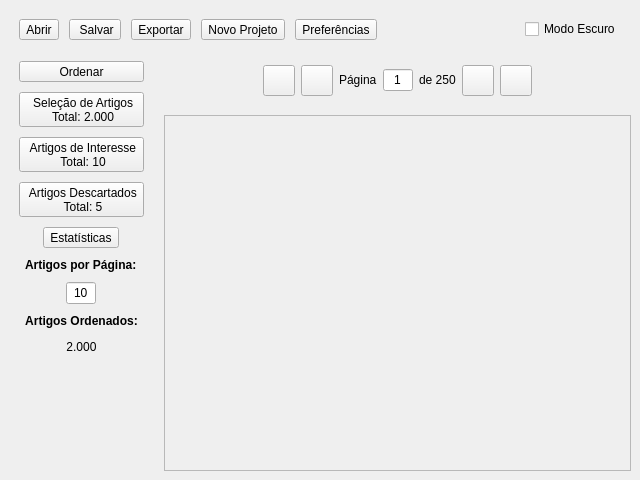
<?xml version="1.0" encoding="UTF-8"?>
<ui version="4.0">
 <class>TelaPrincipal</class>
 <widget class="QMainWindow" name="TelaPrincipal">
  <property name="geometry">
   <rect>
    <x>0</x>
    <y>0</y>
    <width>640</width>
    <height>480</height>
   </rect>
  </property>
  <property name="windowTitle">
   <string>RsPapers</string>
  </property>
  <property name="windowIcon">
   <iconset>
    <normaloff>icon.ico</normaloff>icon.ico</iconset>
  </property>
  <widget class="QWidget" name="centralwidget">
   <layout class="QVBoxLayout" name="verticalLayout_2">
    <item>
     <widget class="QFrame" name="TopButtons">
      <layout class="QHBoxLayout" name="Header">
       <property name="spacing">
        <number>10</number>
       </property>
       <property name="leftMargin">
        <number>10</number>
       </property>
       <property name="topMargin">
        <number>10</number>
       </property>
       <property name="rightMargin">
        <number>10</number>
       </property>
       <property name="bottomMargin">
        <number>10</number>
       </property>
       <item>
        <widget class="QToolButton" name="abrir">
         <property name="text">
          <string>Abrir</string>
         </property>
         <property name="icon">
          <iconset>
           <normaloff>../styles/light/abrir.png</normaloff>../styles/light/abrir.png</iconset>
         </property>
         <property name="iconSize">
          <size>
           <width>16</width>
           <height>20</height>
          </size>
         </property>
         <property name="toolButtonStyle">
          <enum>Qt::ToolButtonTextBesideIcon</enum>
         </property>
        </widget>
       </item>
       <item>
        <widget class="QToolButton" name="salvar">
         <property name="text">
          <string> Salvar</string>
         </property>
         <property name="icon">
          <iconset>
           <normaloff>../styles/light/salvar.png</normaloff>../styles/light/salvar.png</iconset>
         </property>
         <property name="iconSize">
          <size>
           <width>16</width>
           <height>20</height>
          </size>
         </property>
         <property name="toolButtonStyle">
          <enum>Qt::ToolButtonTextBesideIcon</enum>
         </property>
        </widget>
       </item>
       <item>
        <widget class="QToolButton" name="exportar">
         <property name="text">
          <string>Exportar</string>
         </property>
         <property name="icon">
          <iconset>
           <normaloff>../styles/light/exportar.png</normaloff>../styles/light/exportar.png</iconset>
         </property>
         <property name="iconSize">
          <size>
           <width>20</width>
           <height>20</height>
          </size>
         </property>
         <property name="toolButtonStyle">
          <enum>Qt::ToolButtonTextBesideIcon</enum>
         </property>
        </widget>
       </item>
       <item>
        <widget class="QToolButton" name="novo_projeto">
         <property name="text">
          <string>Novo Projeto</string>
         </property>
         <property name="icon">
          <iconset>
           <normaloff>../styles/light/novo.png</normaloff>../styles/light/novo.png</iconset>
         </property>
         <property name="iconSize">
          <size>
           <width>20</width>
           <height>20</height>
          </size>
         </property>
         <property name="toolButtonStyle">
          <enum>Qt::ToolButtonTextBesideIcon</enum>
         </property>
        </widget>
       </item>
       <item>
        <widget class="QToolButton" name="preferencias">
         <property name="autoFillBackground">
          <bool>false</bool>
         </property>
         <property name="text">
          <string>Preferências</string>
         </property>
         <property name="icon">
          <iconset>
           <normaloff>../styles/light/preferencias.png</normaloff>../styles/light/preferencias.png</iconset>
         </property>
         <property name="iconSize">
          <size>
           <width>20</width>
           <height>20</height>
          </size>
         </property>
         <property name="toolButtonStyle">
          <enum>Qt::ToolButtonTextBesideIcon</enum>
         </property>
        </widget>
       </item>
       <item>
        <spacer name="horizontalSpacer">
         <property name="orientation">
          <enum>Qt::Horizontal</enum>
         </property>
         <property name="sizeHint" stdset="0">
          <size>
           <width>40</width>
           <height>20</height>
          </size>
         </property>
        </spacer>
       </item>
       <item alignment="Qt::AlignRight">
        <widget class="QCheckBox" name="modo_escuro">
         <property name="text">
          <string>Modo Escuro</string>
         </property>
        </widget>
       </item>
      </layout>
     </widget>
    </item>
    <item>
     <layout class="QHBoxLayout" name="Section">
      <property name="spacing">
       <number>10</number>
      </property>
      <item>
       <layout class="QVBoxLayout" name="MenuLateral">
        <property name="spacing">
         <number>10</number>
        </property>
        <property name="leftMargin">
         <number>10</number>
        </property>
        <property name="topMargin">
         <number>5</number>
        </property>
        <property name="rightMargin">
         <number>10</number>
        </property>
        <property name="bottomMargin">
         <number>10</number>
        </property>
        <item>
         <widget class="QToolButton" name="ordenar">
          <property name="sizePolicy">
           <sizepolicy hsizetype="Minimum" vsizetype="Fixed">
            <horstretch>0</horstretch>
            <verstretch>0</verstretch>
           </sizepolicy>
          </property>
          <property name="text">
           <string>Ordenar</string>
          </property>
          <property name="icon">
           <iconset>
            <normaloff>../styles/light/ordernar.png</normaloff>../styles/light/ordernar.png</iconset>
          </property>
          <property name="iconSize">
           <size>
            <width>16</width>
            <height>40</height>
           </size>
          </property>
          <property name="checkable">
           <bool>true</bool>
          </property>
          <property name="toolButtonStyle">
           <enum>Qt::ToolButtonTextBesideIcon</enum>
          </property>
         </widget>
        </item>
        <item>
         <widget class="QToolButton" name="artigos_selecionados">
          <property name="sizePolicy">
           <sizepolicy hsizetype="Minimum" vsizetype="Fixed">
            <horstretch>0</horstretch>
            <verstretch>0</verstretch>
           </sizepolicy>
          </property>
          <property name="text">
           <string> Seleção de Artigos 
 Total: 2.000</string>
          </property>
          <property name="icon">
           <iconset>
            <normaloff>../styles/light/buscar.png</normaloff>../styles/light/buscar.png</iconset>
          </property>
          <property name="iconSize">
           <size>
            <width>16</width>
            <height>16</height>
           </size>
          </property>
          <property name="checkable">
           <bool>true</bool>
          </property>
          <property name="checked">
           <bool>false</bool>
          </property>
          <property name="toolButtonStyle">
           <enum>Qt::ToolButtonTextBesideIcon</enum>
          </property>
         </widget>
        </item>
        <item>
         <widget class="QToolButton" name="artigos_interesse">
          <property name="sizePolicy">
           <sizepolicy hsizetype="Minimum" vsizetype="Fixed">
            <horstretch>0</horstretch>
            <verstretch>0</verstretch>
           </sizepolicy>
          </property>
          <property name="text">
           <string> Artigos de Interesse 
 Total: 10</string>
          </property>
          <property name="icon">
           <iconset>
            <normaloff>../styles/light/aprovar.png</normaloff>../styles/light/aprovar.png</iconset>
          </property>
          <property name="iconSize">
           <size>
            <width>16</width>
            <height>16</height>
           </size>
          </property>
          <property name="checkable">
           <bool>true</bool>
          </property>
          <property name="checked">
           <bool>false</bool>
          </property>
          <property name="toolButtonStyle">
           <enum>Qt::ToolButtonTextBesideIcon</enum>
          </property>
         </widget>
        </item>
        <item>
         <widget class="QToolButton" name="artigos_descartados">
          <property name="sizePolicy">
           <sizepolicy hsizetype="Minimum" vsizetype="Fixed">
            <horstretch>0</horstretch>
            <verstretch>0</verstretch>
           </sizepolicy>
          </property>
          <property name="text">
           <string> Artigos Descartados 
 Total: 5</string>
          </property>
          <property name="icon">
           <iconset>
            <normaloff>../styles/light/descartar.png</normaloff>../styles/light/descartar.png</iconset>
          </property>
          <property name="iconSize">
           <size>
            <width>16</width>
            <height>16</height>
           </size>
          </property>
          <property name="checkable">
           <bool>true</bool>
          </property>
          <property name="checked">
           <bool>false</bool>
          </property>
          <property name="toolButtonStyle">
           <enum>Qt::ToolButtonTextBesideIcon</enum>
          </property>
         </widget>
        </item>
        <item alignment="Qt::AlignHCenter|Qt::AlignVCenter">
         <widget class="QToolButton" name="estatisticas">
          <property name="text">
           <string>Estatísticas</string>
          </property>
          <property name="icon">
           <iconset>
            <normaloff>../styles/light/estatisticas.png</normaloff>../styles/light/estatisticas.png</iconset>
          </property>
          <property name="iconSize">
           <size>
            <width>24</width>
            <height>24</height>
           </size>
          </property>
          <property name="toolButtonStyle">
           <enum>Qt::ToolButtonTextUnderIcon</enum>
          </property>
         </widget>
        </item>
        <item alignment="Qt::AlignHCenter">
         <widget class="QLabel" name="label_artigos_por_pagina">
          <property name="font">
           <font>
            <bold>true</bold>
           </font>
          </property>
          <property name="text">
           <string>Artigos por Página:</string>
          </property>
         </widget>
        </item>
        <item alignment="Qt::AlignHCenter">
         <widget class="QLineEdit" name="artigos_por_pagina">
          <property name="maximumSize">
           <size>
            <width>30</width>
            <height>16777215</height>
           </size>
          </property>
          <property name="text">
           <string>10</string>
          </property>
          <property name="alignment">
           <set>Qt::AlignCenter</set>
          </property>
         </widget>
        </item>
        <item>
         <widget class="QLabel" name="label_ordenados">
          <property name="sizePolicy">
           <sizepolicy hsizetype="Preferred" vsizetype="Fixed">
            <horstretch>0</horstretch>
            <verstretch>0</verstretch>
           </sizepolicy>
          </property>
          <property name="text">
           <string>&lt;p align=&quot;center&quot;&gt;&lt;span style=&quot; font-weight:600;&quot;&gt;Artigos Ordenados:&lt;/span&gt;&lt;/p&gt;&lt;p align=&quot;center&quot;&gt;2.000&lt;/p&gt;</string>
          </property>
         </widget>
        </item>
        <item>
         <spacer name="verticalSpacer">
          <property name="orientation">
           <enum>Qt::Vertical</enum>
          </property>
          <property name="sizeHint" stdset="0">
           <size>
            <width>20</width>
            <height>40</height>
           </size>
          </property>
         </spacer>
        </item>
       </layout>
      </item>
      <item>
       <layout class="QVBoxLayout" name="article">
        <item alignment="Qt::AlignHCenter">
         <widget class="QWidget" name="paginacao" native="true">
          <property name="sizePolicy">
           <sizepolicy hsizetype="Fixed" vsizetype="Preferred">
            <horstretch>0</horstretch>
            <verstretch>0</verstretch>
           </sizepolicy>
          </property>
          <layout class="QHBoxLayout" name="_2">
           <item>
            <widget class="QToolButton" name="pag_primeira">
             <property name="icon">
              <iconset>
               <normaloff>../styles/light/left_twice.png</normaloff>../styles/light/left_twice.png</iconset>
             </property>
             <property name="iconSize">
              <size>
               <width>24</width>
               <height>24</height>
              </size>
             </property>
            </widget>
           </item>
           <item>
            <widget class="QToolButton" name="pag_anterior">
             <property name="icon">
              <iconset>
               <normaloff>../styles/light/left.png</normaloff>../styles/light/left.png</iconset>
             </property>
             <property name="iconSize">
              <size>
               <width>24</width>
               <height>24</height>
              </size>
             </property>
            </widget>
           </item>
           <item>
            <widget class="QLabel" name="pagina">
             <property name="sizePolicy">
              <sizepolicy hsizetype="Preferred" vsizetype="Fixed">
               <horstretch>0</horstretch>
               <verstretch>0</verstretch>
              </sizepolicy>
             </property>
             <property name="text">
              <string>Página</string>
             </property>
            </widget>
           </item>
           <item>
            <widget class="QLineEdit" name="pag_atual">
             <property name="maximumSize">
              <size>
               <width>30</width>
               <height>16777215</height>
              </size>
             </property>
             <property name="text">
              <string>1</string>
             </property>
             <property name="alignment">
              <set>Qt::AlignCenter</set>
             </property>
            </widget>
           </item>
           <item>
            <widget class="QLabel" name="total">
             <property name="sizePolicy">
              <sizepolicy hsizetype="Preferred" vsizetype="Fixed">
               <horstretch>0</horstretch>
               <verstretch>0</verstretch>
              </sizepolicy>
             </property>
             <property name="text">
              <string>de 250</string>
             </property>
            </widget>
           </item>
           <item>
            <widget class="QToolButton" name="pag_prox">
             <property name="text">
              <string/>
             </property>
             <property name="icon">
              <iconset>
               <normaloff>../styles/light/right.png</normaloff>../styles/light/right.png</iconset>
             </property>
             <property name="iconSize">
              <size>
               <width>24</width>
               <height>24</height>
              </size>
             </property>
            </widget>
           </item>
           <item>
            <widget class="QToolButton" name="pag_ultima">
             <property name="icon">
              <iconset>
               <normaloff>../styles/light/right_twice.png</normaloff>../styles/light/right_twice.png</iconset>
             </property>
             <property name="iconSize">
              <size>
               <width>24</width>
               <height>24</height>
              </size>
             </property>
            </widget>
           </item>
          </layout>
         </widget>
        </item>
        <item>
         <widget class="QScrollArea" name="Artigos">
          <property name="widgetResizable">
           <bool>true</bool>
          </property>
          <widget class="QWidget" name="RolagemArtigos">
           <property name="geometry">
            <rect>
             <x>0</x>
             <y>0</y>
             <width>445</width>
             <height>350</height>
            </rect>
           </property>
           <layout class="QVBoxLayout" name="verticalLayout">
            <property name="bottomMargin">
             <number>20</number>
            </property>
           </layout>
          </widget>
         </widget>
        </item>
       </layout>
      </item>
     </layout>
    </item>
   </layout>
  </widget>
 </widget>
 <resources/>
 <connections/>
</ui>
